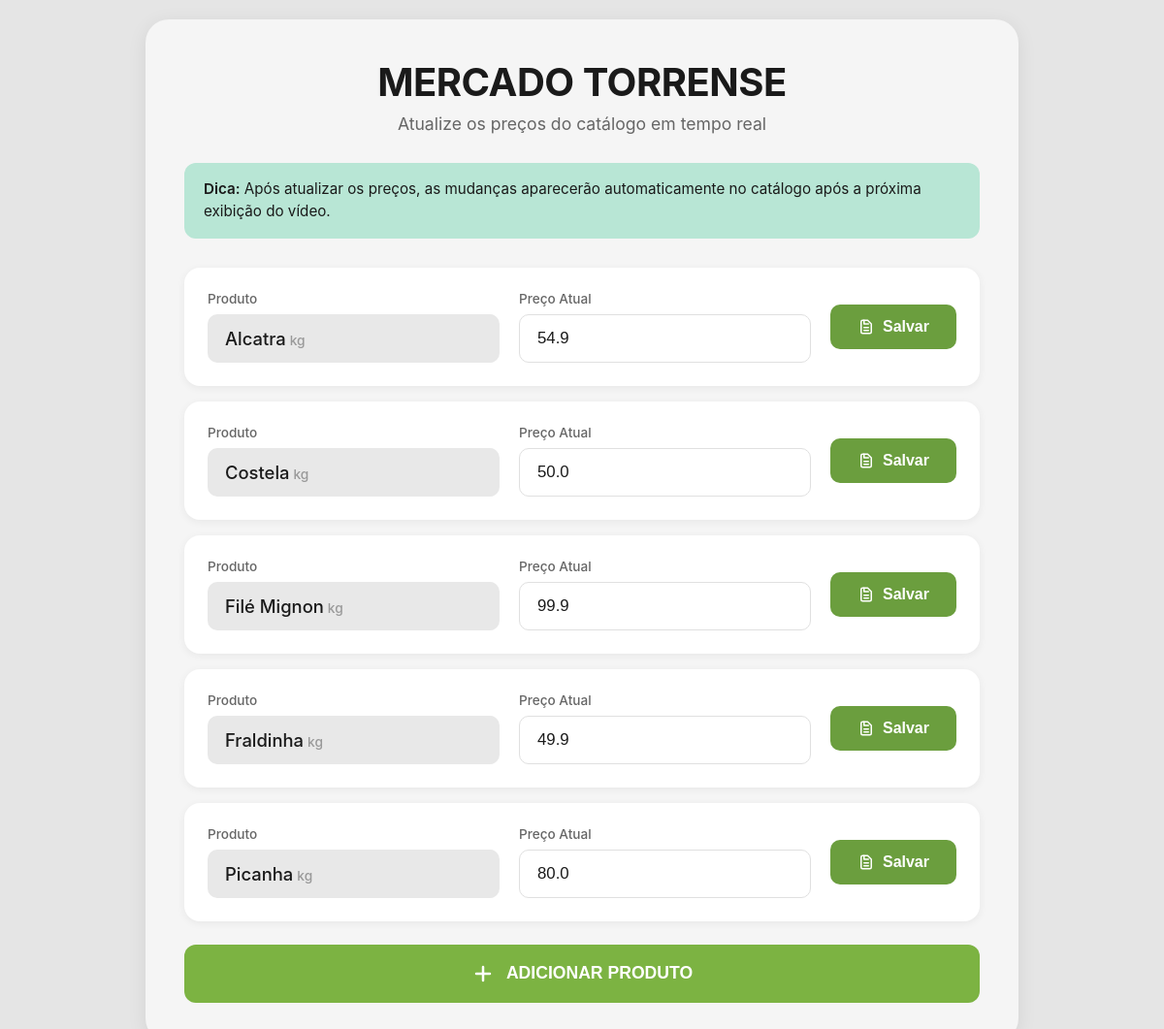
The page /gerenciar on the database as committed earlier.
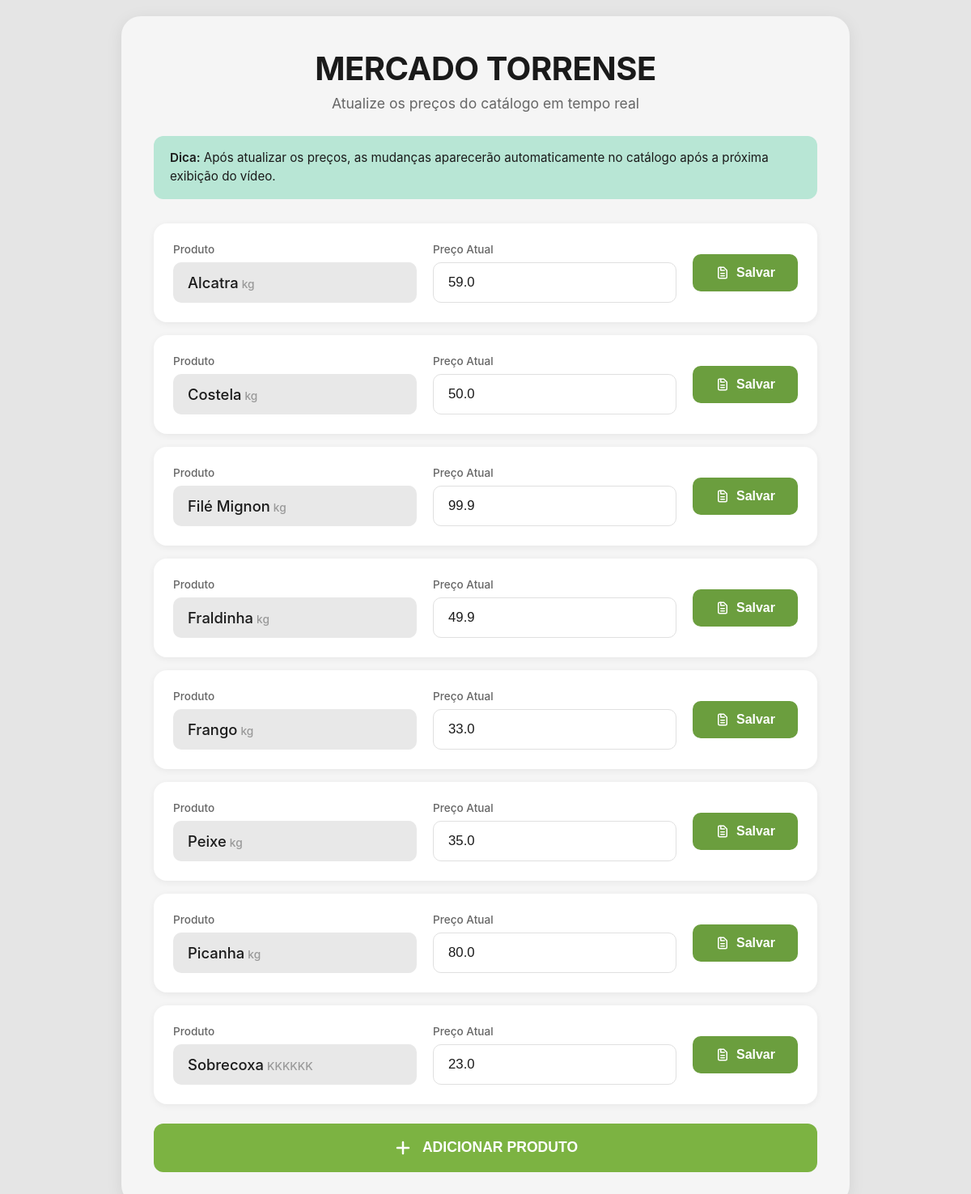
The same page on the database as committed later.
### tables this page shows
CREATE TABLE produtos (
            id INTEGER PRIMARY KEY AUTOINCREMENT,
            nome TEXT NOT NULL,
            preco REAL NOT NULL,
            unidade TEXT NOT NULL
        );

### app.py (the view)
@app.route('/')
@app.route('/gerenciar')
def gerenciar():
    conn = get_db_connection()
    produtos = conn.execute('SELECT * FROM produtos ORDER BY nome').fetchall()
    conn.close()
    return render_template('gerenciar.html', produtos=produtos)

### app.py (called while the page is built)
def get_db_connection():
    conn = sqlite3.connect(DB_NAME)
    conn.row_factory = sqlite3.Row
    return conn

### templates/gerenciar.html (shortened to what this page needs)
<!DOCTYPE html>
<html lang="pt-BR">
<head>
</head>
<body>
    <div class="container">
        <div class="header">
            <h1>MERCADO TORRENSE</h1>
            <p>Atualize os preços do catálogo em tempo real</p>
        </div>
        <div class="info-box">
            <strong>Dica:</strong> Após atualizar os preços, as mudanças aparecerão automaticamente no catálogo após a próxima exibição do vídeo.
        </div>
        <div id="produtosLista">
            {% for produto in produtos %}
            <div class="produto-item">
                <div class="produto-col">
                    <div class="produto-label">Produto</div>
                    <div class="produto-nome-display">
                        {{ produto.nome }}<span class="produto-unidade">{{ produto.unidade }}</span>
                    </div>
                </div>
                <div class="produto-col">
                    <div class="produto-label">Preço Atual</div>
                    <input
                        type="number"
                        id="preco-{{ produto.id }}"
                        step="0.01"
                        min="0"
                        value="{{ produto.preco }}"
                        placeholder="R$ 0,00"
                    >
                </div>
                <button class="btn-salvar" onclick="atualizarPreco({{ produto.id }})">
                    Salvar
                </button>
            </div>
            {% endfor %}
        </div>
        <button class="btn-adicionar" onclick="abrirModal()">
            <svg class="icon-plus" viewBox="0 0 24 24" fill="none" xmlns="http://www.w3.org/2000/svg">
                <path d="M12 5V19M5 12H19" stroke="currentColor" stroke-width="2.5" stroke-linecap="round" stroke-linejoin="round"/>
            </svg>
            ADICIONAR PRODUTO
        </button>
    </div>
</body>
</html>

### templates/gerenciar.html (style rules this page uses)
* { margin: 0; padding: 0; box-sizing: border-box; }
body { font-family: -apple-system, BlinkMacSystemFont, 'Segoe UI', Roboto, 'Helvetica Neue', Arial, sans-serif; background: #E5E5E5; min-height: 100vh; padding: 20px; }
.container { max-width: 900px; margin: 0 auto; background: #F5F5F5; border-radius: 24px; padding: 40px; box-shadow: 0 4px 20px rgba(0, 0, 0, 0.08); }
.header { text-align: center; margin-bottom: 30px; }
.header h1 { font-size: 2.5em; font-weight: 700; color: #1A1A1A; margin-bottom: 8px; letter-spacing: -0.5px; }
.header p { font-size: 1.1em; color: #666; font-weight: 400; }
.info-box { background: #B8E6D5; border-radius: 12px; padding: 16px 20px; margin-bottom: 30px; color: #1A1A1A; font-size: 0.95em; line-height: 1.5; }
.info-box strong { font-weight: 600; }
.produto-item { background: white; border-radius: 16px; padding: 24px; margin-bottom: 16px; display: grid; grid-template-columns: 1fr 1fr auto; gap: 20px; align-items: center; box-shadow: 0 2px 8px rgba(0, 0, 0, 0.06); }
.produto-col { display: flex; flex-direction: column; }
.produto-label { font-size: 0.85em; color: #666; margin-bottom: 8px; font-weight: 500; }
.produto-nome-display { background: #E8E8E8; border-radius: 10px; padding: 14px 18px; font-size: 1.15em; color: #1A1A1A; font-weight: 500; }
.produto-unidade { font-size: 0.75em; color: #999; margin-left: 4px; }
input[type="number"] { background: white; border: 1.5px solid #E0E0E0; border-radius: 10px; padding: 14px 18px; font-size: 1.05em; color: #1A1A1A; transition: border-color 0.2s; width: 100%; }
.btn-salvar { background: #6B9E3E; color: white; border: none; border-radius: 10px; padding: 14px 28px; font-size: 1em; font-weight: 600; cursor: pointer; transition: all 0.2s; display: flex; align-items: center; gap: 8px; white-space: nowrap; }
.icon-save { width: 18px; height: 18px; }
.btn-adicionar { background: #7CB342; color: white; border: none; border-radius: 12px; padding: 18px 32px; font-size: 1.1em; font-weight: 600; cursor: pointer; transition: all 0.2s; display: flex; align-items: center; justify-content: center; gap: 12px; margin-top: 24px; width: 100%; }
.icon-plus { width: 24px; height: 24px; }

Rows that differ between the two databases and show on the page:
changed produtos "Alcatra": preco "54.9" → "59.0"
added produtos: nome "Frango", unidade "kg", preco "33.0"
added produtos: nome "Peixe", unidade "kg", preco "35.0"
added produtos: nome "Sobrecoxa", unidade "KKKKKK", preco "23.0"
